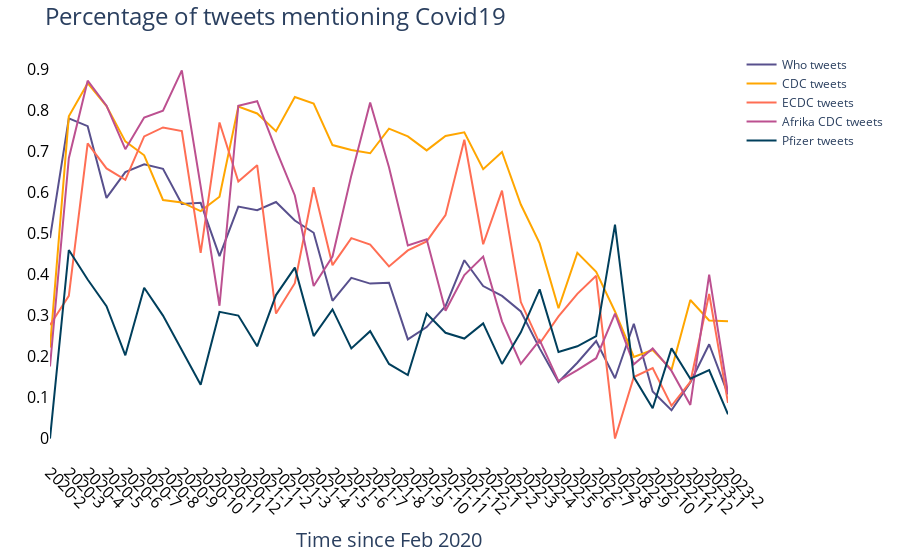

Notebook cell for this chart:
### Code cell
#Tweets about covid across organisations

colors=['#003f5c', '#58508d', '#bc5090', '#ff6e54', '#ffa600']
x_ticks= df_all_counts_pfizer.date

fig = go.Figure()

fig.add_trace(go.Scatter(x=df_all_counts_who["date"], y=df_all_counts_who["covid_percentage"].round(3),
                    mode='lines', name= "Who tweets",  marker_color=colors[1], 
                    ))
fig.add_trace(go.Scatter(x=df_all_counts_cdc["date"], y=df_all_counts_cdc["covid_percentage"].round(3),
                    mode='lines', name= "CDC tweets",  marker_color=colors[4],))
#fig.add_trace(go.Scatter(x=df_all_counts_EMA["date"], y=df_all_counts_EMA["covid_percentage"],
                    #mode='lines', name= "EMA tweets",  marker_color=colors[2], line_shape='spline'
                    #))

fig.add_trace(go.Scatter(x=df_all_counts_ECDC_EU["date"], y=df_all_counts_ECDC_EU["covid_percentage"].round(3),
                    mode='lines', name= "ECDC tweets",  marker_color=colors[3],
                        ))
fig.add_trace(go.Scatter(x=df_all_counts_Africa_CDC["date"], y=df_all_counts_Africa_CDC["covid_percentage"].round(3),
                    mode='lines', name= "Afrika CDC tweets",  marker_color=colors[2], 
                        ))
             
fig.add_trace(go.Scatter(x=df_all_counts_pfizer["date"], y=df_all_counts_pfizer["covid_percentage"].round(3),
                    mode='lines', name= "Pfizer tweets",  marker_color=colors[0],
                    ))



fig.update_layout(
    title={"text": "Percentage of tweets mentioning Covid19", "font": {"size": 24}},
    
    margin=dict(l=50, r=20, t=50, b=20),
    paper_bgcolor="white",
    plot_bgcolor='white',
    xaxis={"tickvals": x_ticks, "ticktext": x_ticks, "tickangle": 45 ,"title": {"text":"Time since Feb 2020", "font": {"size": 20}}},
    hovermode="x unified",
    hoverlabel=dict(
        bgcolor="white",
        font_size=15,
        
    )
)

fig.update_layout(xaxis_type='category', 
                    bargap=0.7,
                    xaxis = dict(
                        tickfont=dict( size=16, color='black'),
                    ))
fig.update_layout( 
                    bargap=0.7,
                    yaxis = dict(
                        tickfont=dict( size=16, color='black'),
                    ))
    
fig.show()

### Figure 1 — Plotly figure (JSON) as saved in the notebook; plotly's stock layout.template omitted (floating-point values rounded to 4 significant figures)
{"data": [{"marker": {"color": "#58508d"}, "mode": "lines", "name": "Who tweets", "type": "scatter", "x": ["2020-2", "2020-3", "2020-4", "2020-5", "2020-6", "2020-7", "2020-8", "2020-9", "2020-10", "2020-11", "2020-12", "2021-1", "2021-2", "2021-3", "2021-4", "2021-5", "2021-6", "2021-7", "2021-8", "2021-9", "2021-10", "2021-11", "2021-12", "2022-1", "2022-2", "2022-3", "2022-4", "2022-5", "2022-6", "2022-7", "2022-8", "2022-9", "2022-10", "2022-11", "2022-12", "2023-1", "2023-2"], "y": [0.489, 0.781, 0.762, 0.587, 0.65, 0.669, 0.658, 0.572, 0.575, 0.445, 0.566, 0.557, 0.577, 0.532, 0.502, 0.336, 0.392, 0.378, 0.38, 0.242, 0.272, 0.323, 0.435, 0.372, 0.348, 0.31, 0.22, 0.138, 0.185, 0.238, 0.147, 0.28, 0.115, 0.069, 0.137, 0.23, 0.108]}, {"marker": {"color": "#ffa600"}, "mode": "lines", "name": "CDC tweets", "type": "scatter", "x": ["2020-2", "2020-3", "2020-4", "2020-5", "2020-6", "2020-7", "2020-8", "2020-9", "2020-10", "2020-11", "2020-12", "2021-1", "2021-2", "2021-3", "2021-4", "2021-5", "2021-6", "2021-7", "2021-8", "2021-9", "2021-10", "2021-11", "2021-12", "2022-1", "2022-2", "2022-3", "2022-4", "2022-5", "2022-6", "2022-7", "2022-8", "2022-9", "2022-10", "2022-11", "2022-12", "2023-1", "2023-2"], "y": [0.222, 0.786, 0.867, 0.811, 0.725, 0.691, 0.582, 0.576, 0.555, 0.59, 0.81, 0.793, 0.75, 0.833, 0.817, 0.716, 0.704, 0.696, 0.756, 0.737, 0.703, 0.738, 0.747, 0.657, 0.699, 0.571, 0.476, 0.318, 0.453, 0.407, 0.31, 0.199, 0.216, 0.168, 0.338, 0.288, 0.286]}, {"marker": {"color": "#ff6e54"}, "mode": "lines", "name": "ECDC tweets", "type": "scatter", "x": ["2020-2", "2020-3", "2020-4", "2020-5", "2020-6", "2020-7", "2020-8", "2020-9", "2020-10", "2020-11", "2020-12", "2021-1", "2021-2", "2021-3", "2021-4", "2021-5", "2021-6", "2021-7", "2021-8", "2021-9", "2021-10", "2021-11", "2021-12", "2022-1", "2022-2", "2022-3", "2022-4", "2022-5", "2022-6", "2022-7", "2022-8", "2022-9", "2022-10", "2022-11", "2022-12", "2023-1", "2023-2"], "y": [0.277, 0.348, 0.72, 0.659, 0.631, 0.737, 0.759, 0.75, 0.453, 0.771, 0.627, 0.667, 0.305, 0.379, 0.613, 0.423, 0.489, 0.473, 0.42, 0.459, 0.481, 0.545, 0.729, 0.474, 0.605, 0.333, 0.232, 0.298, 0.353, 0.397, 0, 0.15, 0.172, 0.08, 0.138, 0.353, 0.087]}, {"marker": {"color": "#bc5090"}, "mode": "lines", "name": "Afrika CDC tweets", "type": "scatter", "x": ["2020-2", "2020-3", "2020-4", "2020-5", "2020-6", "2020-7", "2020-8", "2020-9", "2020-10", "2020-11", "2020-12", "2021-1", "2021-2", "2021-3", "2021-4", "2021-5", "2021-6", "2021-7", "2021-8", "2021-9", "2021-10", "2021-11", "2021-12", "2022-1", "2022-2", "2022-3", "2022-4", "2022-5", "2022-6", "2022-7", "2022-8", "2022-9", "2022-10", "2022-11", "2022-12", "2023-1", "2023-2"], "y": [0.176, 0.684, 0.873, 0.812, 0.706, 0.783, 0.8, 0.898, 0.615, 0.324, 0.812, 0.823, 0.705, 0.593, 0.372, 0.444, 0.642, 0.82, 0.662, 0.471, 0.486, 0.312, 0.399, 0.444, 0.286, 0.182, 0.24, 0.14, 0.167, 0.196, 0.305, 0.181, 0.22, 0.165, 0.082, 0.4, 0.11]}, {"marker": {"color": "#003f5c"}, "mode": "lines", "name": "Pfizer tweets", "type": "scatter", "x": ["2020-2", "2020-3", "2020-4", "2020-5", "2020-6", "2020-7", "2020-8", "2020-9", "2020-10", "2020-11", "2020-12", "2021-1", "2021-2", "2021-3", "2021-4", "2021-5", "2021-6", "2021-7", "2021-8", "2021-9", "2021-10", "2021-11", "2021-12", "2022-1", "2022-2", "2022-3", "2022-4", "2022-5", "2022-6", "2022-7", "2022-8", "2022-9", "2022-10", "2022-11", "2022-12", "2023-1", "2023-2"], "y": [0, 0.46, 0.388, 0.323, 0.203, 0.368, 0.3, 0.217, 0.131, 0.309, 0.3, 0.225, 0.35, 0.417, 0.25, 0.315, 0.22, 0.262, 0.182, 0.155, 0.305, 0.258, 0.244, 0.281, 0.182, 0.259, 0.364, 0.211, 0.225, 0.25, 0.522, 0.15, 0.074, 0.22, 0.146, 0.167, 0.059]}], "layout": {"autosize": true, "bargap": 0.7, "hoverlabel": {"bgcolor": "white", "font": {"size": 15}}, "hovermode": "x unified", "margin": {"b": 20, "l": 50, "r": 20, "t": 50}, "paper_bgcolor": "white", "plot_bgcolor": "white", "title": {"font": {"size": 24}, "text": "Percentage of tweets mentioning Covid19"}, "xaxis": {"autorange": true, "range": [0, 36], "tickangle": 45, "tickfont": {"color": "black", "size": 16}, "ticktext": ["2020-2", "2020-3", "2020-4", "2020-5", "2020-6", "2020-7", "2020-8", "2020-9", "2020-10", "2020-11", "2020-12", "2021-1", "2021-2", "2021-3", "2021-4", "2021-5", "2021-6", "2021-7", "2021-8", "2021-9", "2021-10", "2021-11", "2021-12", "2022-1", "2022-2", "2022-3", "2022-4", "2022-5", "2022-6", "2022-7", "2022-8", "2022-9", "2022-10", "2022-11", "2022-12", "2023-1", "2023-2"], "tickvals": ["2020-2", "2020-3", "2020-4", "2020-5", "2020-6", "2020-7", "2020-8", "2020-9", "2020-10", "2020-11", "2020-12", "2021-1", "2021-2", "2021-3", "2021-4", "2021-5", "2021-6", "2021-7", "2021-8", "2021-9", "2021-10", "2021-11", "2021-12", "2022-1", "2022-2", "2022-3", "2022-4", "2022-5", "2022-6", "2022-7", "2022-8", "2022-9", "2022-10", "2022-11", "2022-12", "2023-1", "2023-2"], "title": {"font": {"size": 20}, "text": "Time since Feb 2020"}, "type": "category"}, "yaxis": {"autorange": true, "range": [-0.04989, 0.9479], "tickfont": {"color": "black", "size": 16}, "type": "linear"}}}
